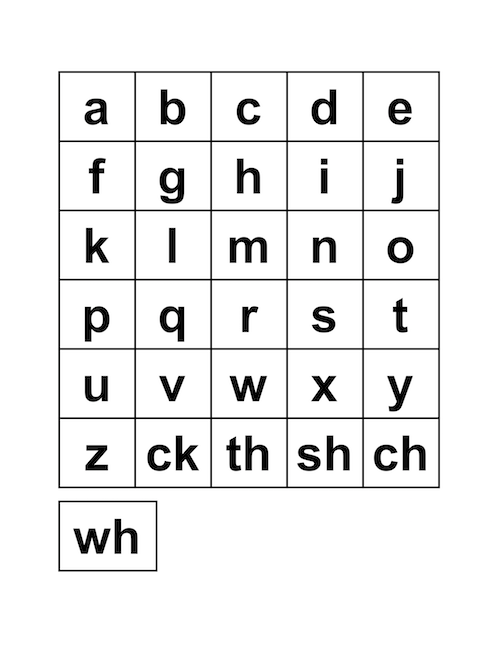
#> input picture flask/src/images/tiles.png, 500 x 647 px
$ python boxes.py
#> lines starting #> are read from the running program, lines starting #| are printed output that depends on the picture; after the words box and inside, x2 and y2 are one past the last pixel; in counts of white or black regions, pixels touching at a corner belong together
### flask/src/utilities.py
def get_file_path(file_name):
#> further down, img is the input picture: shape (647, 500, 3); mean B, G, R 238.5, 238.5, 238.5
    import os
    import sys
    dir_path = os.path.dirname(sys.argv[0])
    return os.path.join(dir_path, file_name)
    # return file_name

# [7 lines left out: function get_text_from_image_from_file, not called in this run]

### flask/src/boxes.py
from __future__ import print_function
import sys
xrange = range
import numpy as np
import cv2 as cv
from utilities import get_file_path, get_text_from_image_from_file
import pytesseract


tessdata_dir_config = '--psm 10 --oem 1'  # 7 seems promising

def get_bounds(squares):
    bounds = []
    for square in squares:
        x1, y1 = square[0]
        x2, y2 = square[0]
        for coord in square:
            if coord[0] < x1:
                x1 = coord[0]
            if coord[0] > x2:
                x2 = coord[0]
            if coord[1] < y1:
                y1 = coord[1]
            if coord[1] > y2:
                y2 = coord[1]
        bounds.append(((x1, y1), (x2, y2)))
    return bounds

def crop_image(img, rect, save=False):
    coord1, coord2 = rect
    x1, y1 = coord1
    x2, y2 = coord2
    cropped = img[y1:y2, x1:x2]
    file_name = 'results/tiles_cropped_{0}_{1}.jpg'.format(x1, y1)
    ocrText = pytesseract.image_to_string(cropped, config=tessdata_dir_config) #, config='-psm 6'
    print(ocrText.strip(), file_name)
    if save:
        cv.imwrite(get_file_path(file_name), cropped)

def angle_cos(p0, p1, p2):
    d1, d2 = (p0-p1).astype('float'), (p2-p1).astype('float')
    return abs( np.dot(d1, d2) / np.sqrt( np.dot(d1, d1)*np.dot(d2, d2) ) )

def find_squares(img):
    img = cv.GaussianBlur(img, (5, 5), 0)
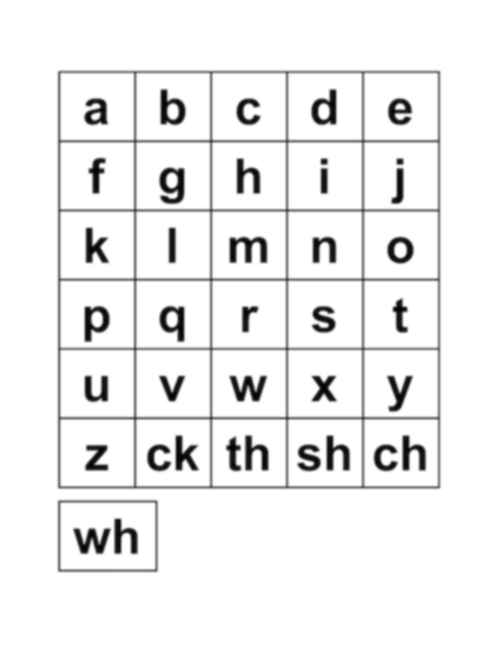
#> img: shape (647, 500, 3); mean of channels 0, 1, 2 238.5, 238.5, 238.5; drawn as B, G, R
    squares = []
    for gray in cv.split(img):
        for thrs in xrange(0, 255, 26):
            if thrs == 0:
                bin = cv.Canny(gray, 0, 50, apertureSize=5)
                bin = cv.dilate(bin, None)
            else:
                _retval, bin = cv.threshold(gray, thrs, 255, cv.THRESH_BINARY)
            contours, _hierarchy = cv.findContours(bin, cv.RETR_LIST, cv.CHAIN_APPROX_SIMPLE)
            for cnt in contours:
                cnt_len = cv.arcLength(cnt, True)
                cnt = cv.approxPolyDP(cnt, 0.02*cnt_len, True)
                if len(cnt) == 4 and cv.contourArea(cnt) > 1000 and cv.isContourConvex(cnt):
                    cnt = cnt.reshape(-1, 2)
                    max_cos = np.max([angle_cos( cnt[i], cnt[(i+1) % 4], cnt[(i+2) % 4] ) for i in xrange(4)])
                    if max_cos < 0.1:
                        squares.append(cnt)
#> this loop made 3 passes
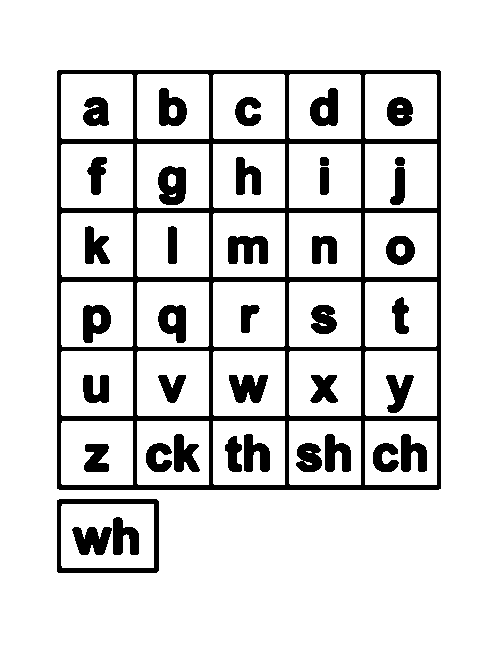
#> bin: shape (647, 500); 86.2% white; 40 black regions, largest, box (x1, y1, x2, y2) and area: (57, 70, 441, 490) 22011, (57, 499, 159, 573) 1591, (228, 236, 268, 264) 848
    return squares


# executable code
from glob import glob
for fn in glob(get_file_path('images/tiles.png')):
    img = cv.imread(fn)
    squares = find_squares(img)
    bounds = get_bounds(squares)
#> the loop in get_bounds, `for square in squares:` made 540 passes
#> square on passes 1 to 3: [[61, 505], [152, 504], [153, 566], [62, 567]], [[57, 499], [57, 572], [158, 572], [158, 499]], [[365, 421], [434, 420], [436, 483], [366, 484]]
    bounds = list(set(bounds))
    print(len(squares), 'detected')
#| 540 detected
    print(len(bounds), 'detected')
#| 142 detected
    for rect in bounds:
#> (the run stopped early here; a loop or call above may not have finished)
